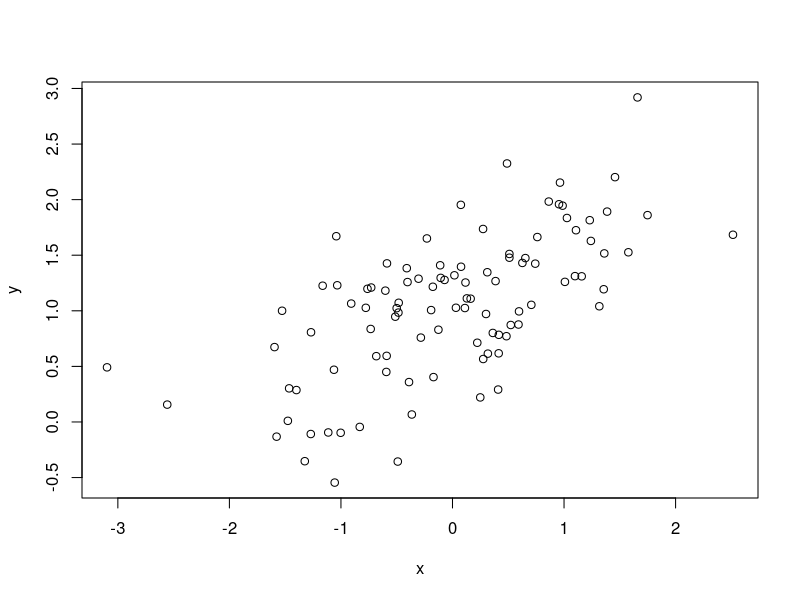
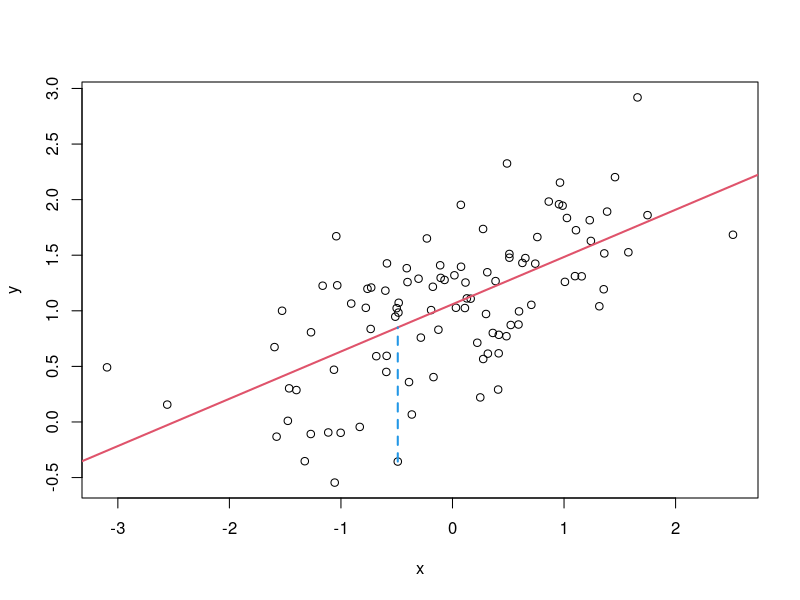
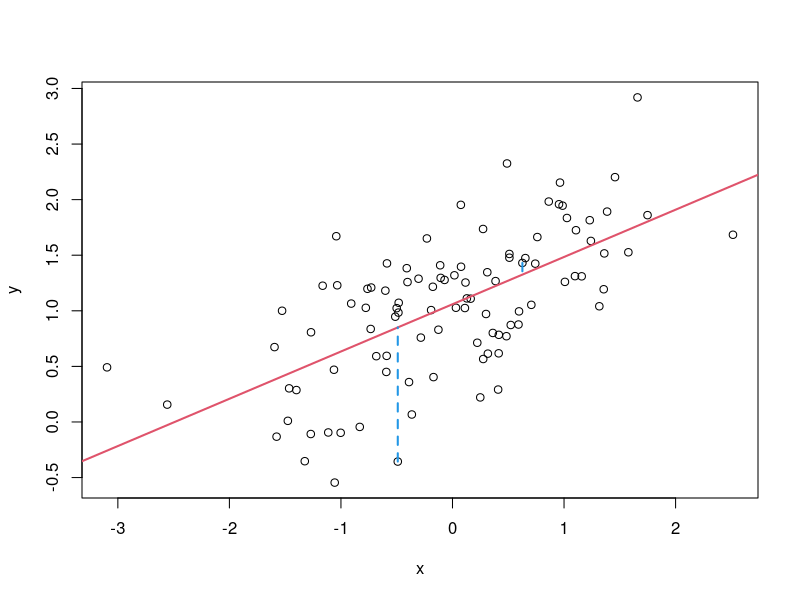
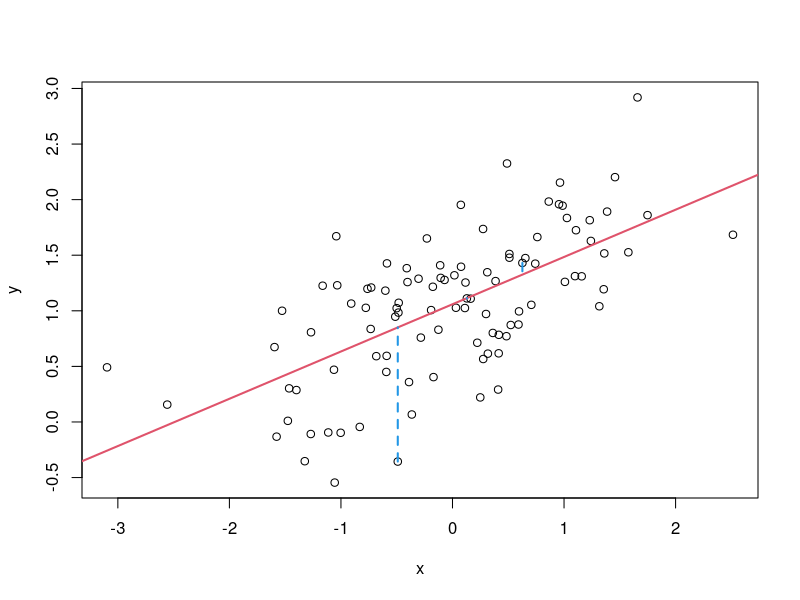
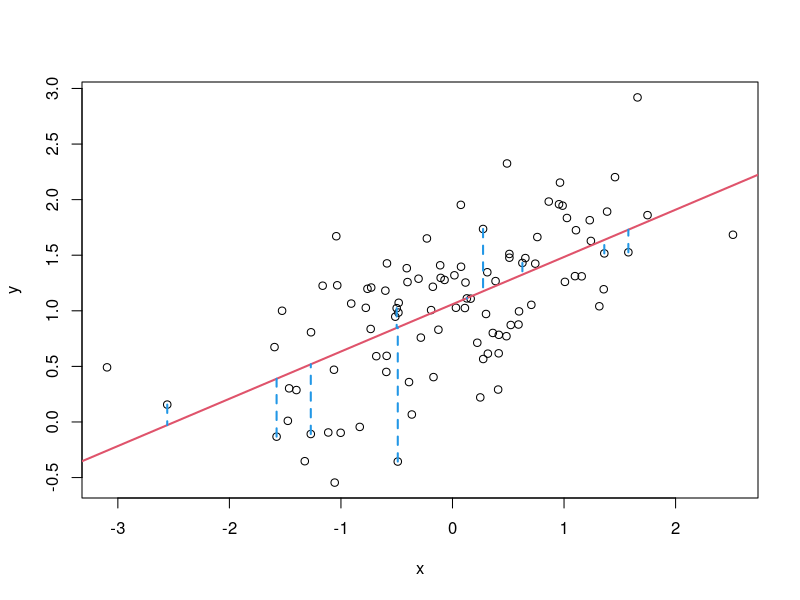
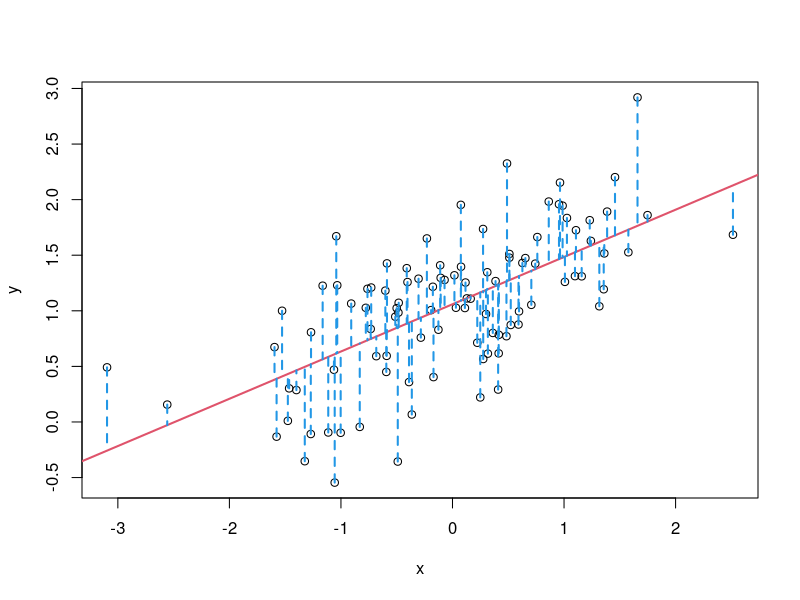
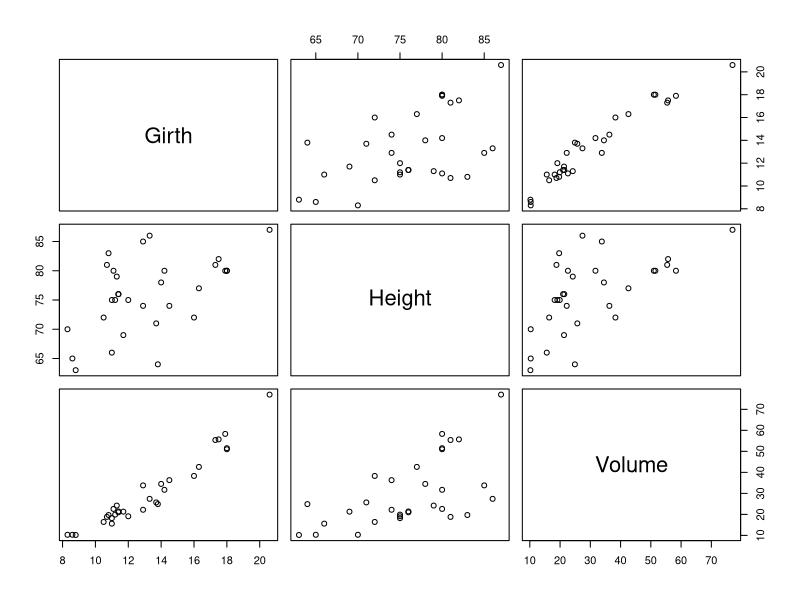

The R script that drew these images, in order: (Note: this script raises an error after producing the figures.)
## ---- chunk 1
x1 <- c(1, 4, 6)
x2 <- c(7, 7, 2)
cbind(x1, x2)
matrix(data = c(1, 4, 6, 7, 7, 2), nrow = 3, ncol = 2)
## ---- chunk 2
a <- 2
x <- matrix(data = c(1, 4, 6, 7, 7, 2), nrow = 3, ncol = 2)
x
a * x
## ---- chunk 3
t(x)
## ---- chunk 4
y <- matrix(c(5, 6, 7, 2), ncol=2, nrow=2)
x %*% y
## ---- chunk 5
x %*% diag(2)
diag(3) %*% x
## ---- chunk 6
y
solve(y)
y %*% solve(y)
## ---- chunk 7
n <- 10
x <- rnorm(n)
mean(x)
A <- rep(1, n)
1/n * t(A) %*% x
## ---- chunk 8
var(x)
r <- x - mean(x)
1/(n-1) * t(r) %*% r
## ---- chunk 9
A <- matrix(rnorm(4), nrow=2, ncol=2)
B <- matrix(rnorm(4), nrow=2, ncol=2)
t(A) %*% B
crossprod(A, B)
## ---- chunk 10
var(x)
crossprod(r)/(n-1)
## ---- chunk 11
x <- rnorm(100)
y <- 1 + .5 * x + rnorm(100, sd=0.5)

plot(y ~ x)
## ---- chunk 12
fit <- lm(y~x)
plot(y ~ x)
abline(a = fit$coefficients[1], b = fit$coefficients[2], col=2, lwd=2)
segments(x[1], y[1], x[1], predict(fit)[1], col=4, lwd=2, lty=2)
## ---- chunk 13
plot(y ~ x)
abline(a = fit$coefficients[1], b = fit$coefficients[2], col=2, lwd=2)
segments(x[1], y[1], x[1], predict(fit)[1], col=4, lwd=2, lty=2)
segments(x[2], y[2], x[2], predict(fit)[2], col=4, lwd=2, lty=2)
## ---- chunk 14
plot(y ~ x)
abline(a = fit$coefficients[1], b = fit$coefficients[2], col=2, lwd=2)
segments(x[1], y[1], x[1], predict(fit)[1], col=4, lwd=2, lty=2)
segments(x[2], y[2], x[2], predict(fit)[2], col=4, lwd=2, lty=2)
segments(x[3], y[3], x[3], predict(fit)[3], col=4, lwd=2, lty=2)
## ---- chunk 15
plot(y ~ x)
abline(a = fit$coefficients[1], b = fit$coefficients[2], col=2, lwd=2)
for(i in 1:10) {
  segments(x[i], y[i], x[i], predict(fit)[i], col=4, lwd=2, lty=2)
}
## ---- chunk 16
plot(y ~ x)
abline(a = fit$coefficients[1], b = fit$coefficients[2], col=2, lwd=2)
for(i in 1:length(x)) {
  segments(x[i], y[i], x[i], predict(fit)[i], col=4, lwd=2, lty=2)
}
## ---- chunk 17
head(trees)
## ---- chunk 18
pairs(trees)
## ---- chunk 19
y <- trees$Volume
X <- cbind(1, trees$Girth, trees$Height)
head(y)
head(X)
## ---- chunk 20
crossprod(X)
crossprod(X, y)
solve(crossprod(X)) %*% crossprod(X, y)
## ---- chunk 21
fit <- lm(Volume ~ Girth + Height, data = trees)
fit
## ---- chunk 22
betahat <- solve(crossprod(X)) %*% crossprod(X, y)
res <- y - X %*% betahat
n <- nrow(X)
p <- ncol(X)
s2 <- sum(res^2)/(n-p)
s2
sdb <- sqrt(diag(s2 * solve(crossprod(X))))
sdb
## ---- chunk 23
s <- summary(fit)
s$sigma^2
s$coefficients[,2]
## ---- chunk 24
# Girth
c(betahat[2], sdb[2], betahat[2]/sdb[2])

# Height
c(betahat[3], sdb[3], betahat[3]/sdb[3])

s$coefficients
## ---- chunk 25
## Add example of "manual" goodness-of-fit test
fit0 <- lm(Volume ~ 1, data=trees)
anova(fit0, fit)

res0 <- y - mean(y)
ss <- (crossprod(res0) - crossprod(res))
rss <- crossprod(res)
c(rss, ss, (ss/2)/(rss/(n-3)))
## ---- chunk 26
n <- 50; M <- 500
x <- seq(1, M, len=n)
X <- cbind(1, x, x^2, x^3)
beta <- matrix(c(1,1,1,1), nrow=4, ncol=1)

y <- X%*%beta+rnorm(n,sd=1)

solve(crossprod(X)) %*% crossprod(X,y)
## ---- chunk 27
crossprod(X)
## ---- chunk 28
fit <- lm.fit(X, y)
fit$coefficients
## ---- chunk 29
QR <- qr(X)
Q <- qr.Q(QR)
R <- qr.R(QR)

backsolve(R, crossprod(Q,y))

fit$coefficients
